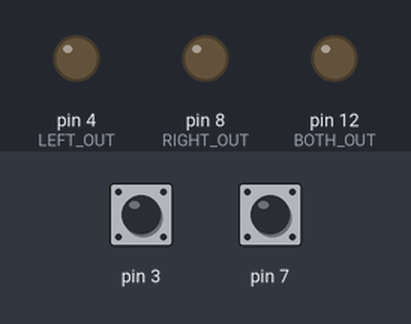
The sketch below on a simulated Arduino Uno, built with avr-gcc and run on an emulated ATmega328P. Parts: output pins drawn as LEDs (lit = HIGH). Inputs (shaded band) come from the test bench; at power-on: pin 3 HIGH, pin 7 HIGH. What the sketch prints to the serial monitor is not drawn.

Above: at 1.2 s.
1.3 s: pin 3 pulled LOW for 0.15 s
At 2.4 s:
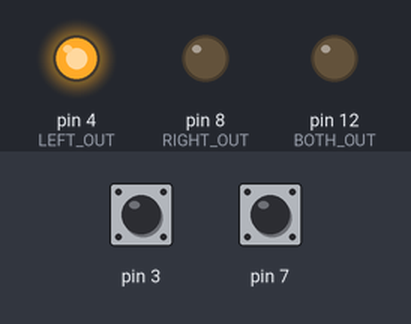
2.9 s: pin 7 pulled LOW for 0.15 s
At 3.6 s:
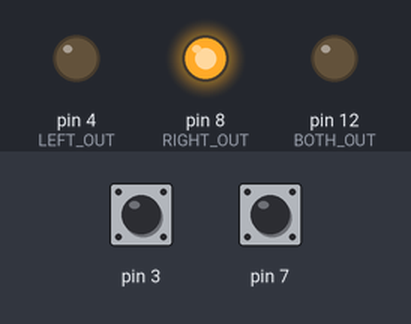
4.5 s: pin 3 pulled LOW for 1 s
At 4.9 s:
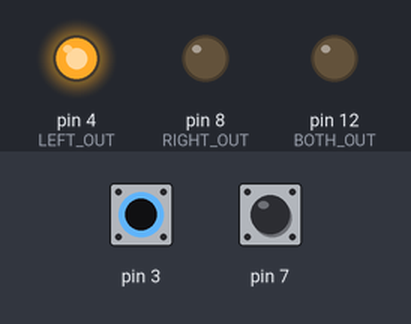
7.0 s: pin 7 pulled LOW for 1 s
At 7.9 s:
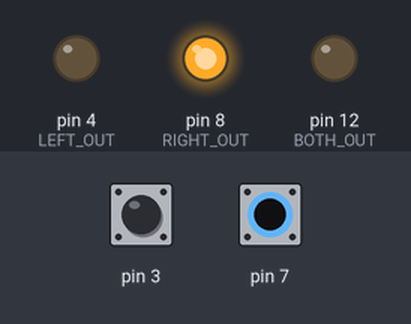
9.5 s: pin 3 driven LOW and pin 7 driven LOW
At 9.8 s:
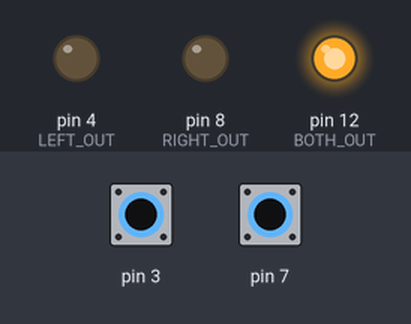
11.0 s: pin 3 driven HIGH
At 12.3 s:
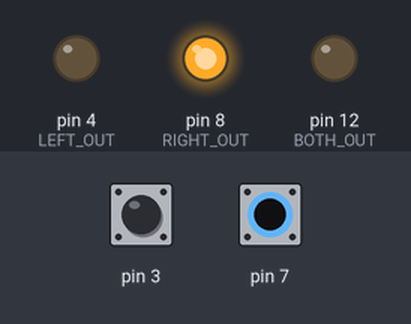
Timing chart, 0 to 14.0 s (numbered marks = the images above; inputs shaded):
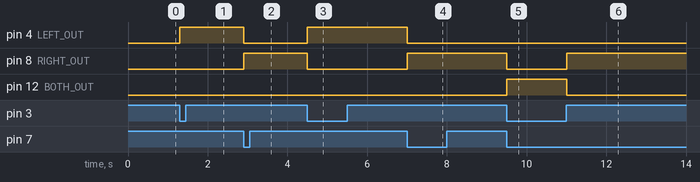

Measured:
- after the input at 1.3 s, pin 4 (LEFT_OUT): LOW → HIGH at once
- after the input at 2.9 s, pin 4 (LEFT_OUT): HIGH → LOW at once; pin 8 (RIGHT_OUT): LOW → HIGH at once
- after the input at 4.5 s, pin 4 (LEFT_OUT): LOW → HIGH at once; pin 8 (RIGHT_OUT): HIGH → LOW at once
- after the input at 7.0 s, pin 4 (LEFT_OUT): HIGH → LOW at once; pin 8 (RIGHT_OUT): LOW → HIGH at once
- after the input at 9.5 s, pin 8 (RIGHT_OUT): HIGH → LOW at once; pin 12 (BOTH_OUT): LOW → HIGH at once
- after the input at 11.0 s, pin 8 (RIGHT_OUT): LOW → HIGH at once; pin 12 (BOTH_OUT): HIGH → LOW at once

The sketch:

capacitance_code.ino
```cpp
#include <CapacitiveSensor.h>

byte LEFT_SEND    = 2;   // capacitance
byte LEFT_RECIEVE = 3;   // capacitance
int  LEFT_OUT     = 4;   // to in pin of other arduino

byte RIGHT_SEND    = 6;  // capacitance
byte RIGHT_RECIEVE = 7;  // capacitance
int  RIGHT_OUT     = 8;  // to in pin of other arduino

int  BOTH_OUT      = 12; // to in pin of other arduino


CapacitiveSensor leftSense = CapacitiveSensor(LEFT_SEND, LEFT_RECIEVE);     // init
CapacitiveSensor rightSense = CapacitiveSensor(RIGHT_SEND, RIGHT_RECIEVE);  // init

// SETUP ============================================ SETUP
void setup()
{
  leftSense.set_CS_AutocaL_Millis(0xFFFFFFFF);  // turn off auto calibration
  rightSense.set_CS_AutocaL_Millis(0xFFFFFFFF); // turn off auto calibration

  pinMode(LEFT_OUT, OUTPUT);
  pinMode(RIGHT_OUT, OUTPUT);
  pinMode(BOTH_OUT, OUTPUT);

  Serial.begin(9600);
}


// LOOP =============================================== LOOP
void loop()
{
  long leftVal  = leftSense.capacitiveSensor(2);  // samples x2 from left cap
  long rightVal = rightSense.capacitiveSensor(2); // ditto for right

  /*Serial.print("\n\nleftVal:");  // for testing
  Serial.print(leftVal);

  Serial.print("\nrightVal:");
  Serial.print(rightVal);*/

  if(leftVal > 100 && rightVal > 100)
  {
    digitalWrite(LEFT_OUT, LOW);
    digitalWrite(RIGHT_OUT, LOW);
    digitalWrite(BOTH_OUT, HIGH);
    Serial.print("\nBOTH");
  }
  else if(leftVal > 100)
  {
    digitalWrite(LEFT_OUT, HIGH);
    digitalWrite(RIGHT_OUT, LOW);
    digitalWrite(BOTH_OUT, LOW); // cause it used to be up
    Serial.print("\nLEFT");
  }
  else if(rightVal > 100)
  {
    digitalWrite(LEFT_OUT, LOW);
    digitalWrite(RIGHT_OUT, HIGH);
    digitalWrite(BOTH_OUT, LOW);
    Serial.print("\nRIGHT");
  }
  else
  {
    Serial.print("\n-");
  }
}
```
